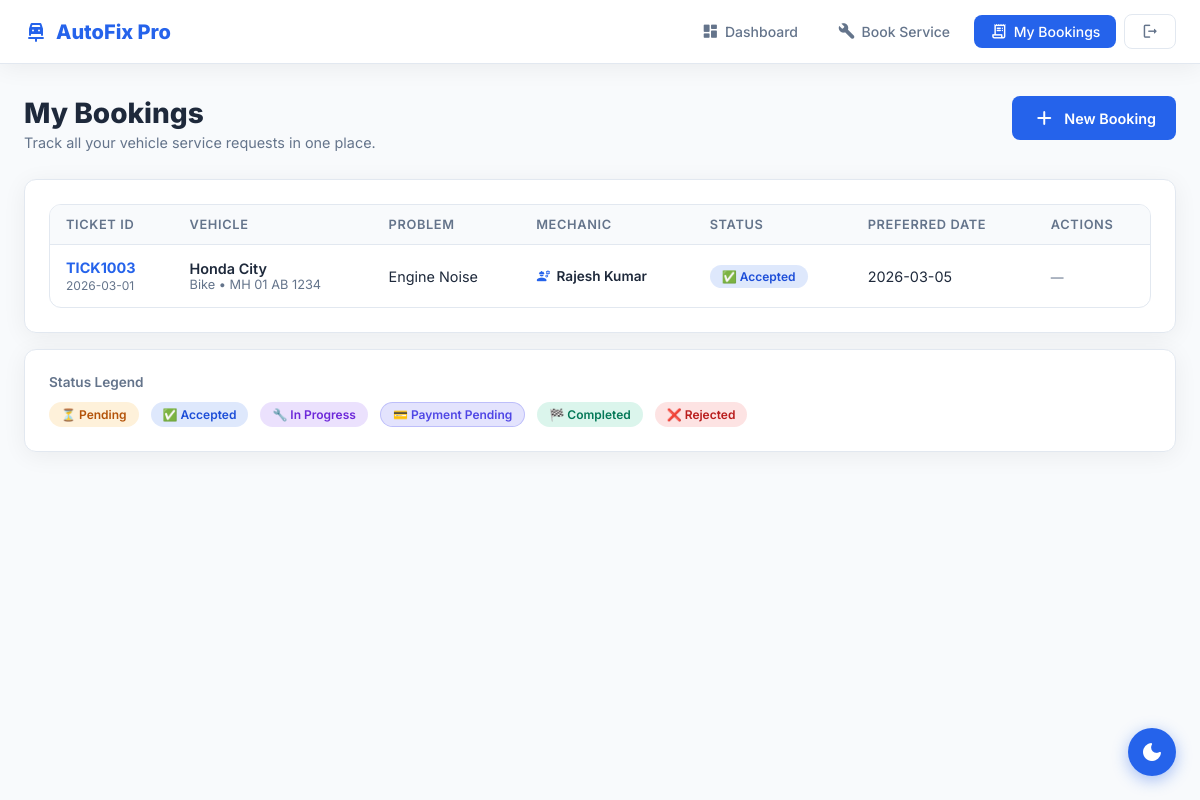
The page /bookings (signed in) on the database its author committed.
### tables this page shows
CREATE TABLE bookings (
            id             INTEGER PRIMARY KEY AUTOINCREMENT,
            ticket_id      TEXT    NOT NULL UNIQUE,
            customer_id    INTEGER NOT NULL,
            vehicle_name   TEXT    NOT NULL,
            vehicle_type   TEXT    NOT NULL,
            vehicle_number TEXT    NOT NULL,
            model          TEXT    NOT NULL,
            body_type      TEXT    NOT NULL,
            model_year     TEXT    NOT NULL,
            problem        TEXT    NOT NULL,
            status         TEXT    NOT NULL DEFAULT 'Pending',
            preferred_date TEXT    NOT NULL,
            created_at     TEXT    NOT NULL,
            updated_at     TEXT, payment_method TEXT DEFAULT '', mechanic_id INTEGER REFERENCES mechanics(id), work_status TEXT DEFAULT '',
            FOREIGN KEY (customer_id) REFERENCES customers(id)
        );

CREATE TABLE mechanics (
            id                INTEGER PRIMARY KEY AUTOINCREMENT,
            name              TEXT    NOT NULL,
            phone             TEXT    NOT NULL UNIQUE,
            experience_years  INTEGER NOT NULL DEFAULT 0,
            specialization    TEXT    NOT NULL DEFAULT 'General',
            status            TEXT    NOT NULL DEFAULT 'Active'
        );

### customer.py (the view)
@customer_bp.route("/bookings")
@login_required
def view_bookings():
    conn = get_db()
    bookings = conn.execute("""
        SELECT b.*, m.name as mechanic_name
        FROM bookings b
        LEFT JOIN mechanics m ON b.mechanic_id = m.id
        WHERE b.customer_id=?
        ORDER BY b.created_at DESC
    """, (session["customer_id"],)).fetchall()
    conn.close()
    return render_template("view_bookings.html", bookings=bookings)

### customer.py (called while the page is built)
def get_db():
    conn = sqlite3.connect(DB_PATH, timeout=10)
    conn.row_factory = sqlite3.Row
    return conn

def login_required(f):
    from functools import wraps
    @wraps(f)
    def decorated(*args, **kwargs):
        if "customer_id" not in session:
            flash("Please login to continue.", "warning")
            return redirect(url_for("customer.login"))
        return f(*args, **kwargs)
    return decorated

### templates/view_bookings.html (shortened to what this page needs)
{% extends "base.html" %}
{% block body %}
<nav class="navbar">
    <div class="navbar-brand"><span class="material-icons-round">car_repair</span> AutoFix Pro</div>
    <div class="navbar-links">
        <a href="{{ url_for('customer.dashboard') }}" class="nav-btn">
            <span class="material-icons-round">dashboard</span><span class="label">Dashboard</span>
        </a>
        <a href="{{ url_for('customer.book_service') }}" class="nav-btn">
            <span class="material-icons-round">build</span><span class="label">Book Service</span>
        </a>
        <a href="{{ url_for('customer.view_bookings') }}" class="nav-btn active">
            <span class="material-icons-round">receipt_long</span><span class="label">My Bookings</span>
        </a>
        <form action="{{ url_for('customer.logout') }}" method="GET" style="margin:0">
            <button type="submit" class="nav-logout"><span class="material-icons-round">logout</span></button>
        </form>
    </div>
</nav>
<div class="content">
    <div class="page-header fade-up"
        style="display:flex;justify-content:space-between;align-items:flex-start;flex-wrap:wrap;gap:12px">
        <div>
            <h1 class="page-title">My Bookings</h1>
            <p class="page-subtitle">Track all your vehicle service requests in one place.</p>
        </div>
        <a href="{{ url_for('customer.book_service') }}" class="btn btn-primary">
            <span class="material-icons-round">add</span> New Booking
        </a>
    </div>
    {% if bookings %}
    <div class="card fade-up">
        <div class="table-container">
            <table>
                <thead>
                    <tr>
                        <th>Ticket ID</th>
                        <th>Vehicle</th>
                        <th>Problem</th>
                        <th>Mechanic</th>
                        <th>Status</th>
                        <th>Preferred Date</th>
                        <th>Actions</th>
                    </tr>
                </thead>
                <tbody>
                    {% for b in bookings %}
                    <tr class="tr-animate">
                        <td>
                            <strong style="color:var(--primary)">{{ b.ticket_id }}</strong>
                            <div style="font-size:.75rem;color:var(--text-muted);margin-top:2px">{{ b.created_at[:10] }}
                            </div>
                        </td>
                        <td>
                            <div style="font-weight:600">{{ b.vehicle_name }}</div>
                            <div style="font-size:.8rem;color:var(--text-muted)">{{ b.vehicle_type }} • {{
                                b.vehicle_number }}</div>
                        </td>
                        <td style="max-width:200px">
                            <div style="overflow:hidden;text-overflow:ellipsis;white-space:nowrap"
                                title="{{ b.problem }}">
                                {{ b.problem }}
                            </div>
                        </td>
                        <td>
                            {% if b.mechanic_name %}
                            <div style="display:flex;align-items:center;gap:6px">
                                <span class="material-icons-round"
                                    style="font-size:.9rem;color:var(--primary)">engineering</span>
                                <span style="font-size:.85rem;font-weight:600">{{ b.mechanic_name }}</span>
                            </div>
                            {% else %}
                            <span style="font-size:.8rem;color:var(--text-muted)">—</span>
                            {% endif %}
                        </td>
                        <td>{% include "_badge.html" %}</td>
                        <td>{{ b.preferred_date }}</td>
                        <td>
                            {% if b.status == 'Payment Pending' %}
                            <a href="{{ url_for('customer.pay_now', booking_id=b.id) }}" class="btn btn-sm"
                                style="background:linear-gradient(135deg,#4F46E5,#7C3AED);color:#fff;animation:paypulse 2s infinite;box-shadow:0 3px 12px rgba(99,102,241,.4);font-size:.8rem">
                                <span class="material-icons-round" style="font-size:.95rem">payment</span> Pay Now
                            </a>
                            {% else %}
                            <span style="font-size:.8rem;color:var(--text-muted)">—</span>
                            {% endif %}
                        </td>
                    </tr>
                    {% endfor %}
                </tbody>
            </table>
        </div>
    </div>
    <div class="card fade-up" style="margin-top:16px">
        <h4 style="font-size:.85rem;font-weight:600;color:var(--text-muted);margin-bottom:12px">Status Legend</h4>
        <div style="display:flex;gap:12px;flex-wrap:wrap">
            <span class="badge badge-pending">⏳ Pending</span>
            <span class="badge badge-accepted">✅ Accepted</span>
            <span class="badge badge-progress">🔧 In Progress</span>
            <span class="badge badge-payment">💳 Payment Pending</span>
            <span class="badge badge-completed">🏁 Completed</span>
            <span class="badge badge-rejected">❌ Rejected</span>
        </div>
    </div>
    {% endif %}
</div>
{% endblock %}

### templates/_badge.html
{% set s = b.status %}
{% if s == 'Pending' %}
<span class="badge badge-pending">⏳ Pending</span>
{% elif s == 'Accepted' %}
<span class="badge badge-accepted">✅ Accepted</span>
{% elif s == 'In Progress' %}
<span class="badge badge-progress">🔧 In Progress</span>
{% elif s == 'Payment Pending' %}
<span class="badge badge-payment">💳 Payment Pending</span>
{% elif s == 'Completed' %}
<span class="badge badge-completed">🏁 Completed</span>
{% elif s == 'Rejected' %}
<span class="badge badge-rejected">❌ Rejected</span>
{% else %}
<span class="badge">{{ s }}</span>
{% endif %}

### templates/base.html (style rules this page uses)
:root { --bg: #F8FAFC; --card: #FFFFFF; --primary: #2563EB; --primary-hover: #1D4ED8; --secondary: #14B8A6; --text: #1E293B; --text-muted: #64748B; --border: #E2E8F0; --badge-pending: #F59E0B; --badge-accepted: #2563EB; --badge-progress: #7C3AED; --badge-completed: #10B981; --badge-rejected: #EF4444; --shadow: 0 4px 24px rgba(0, 0, 0, .06); --radius: 12px; --nav-bg: #FFFFFF; --input-bg: #F8FAFC; --sidebar: #0F172A; --sidebar-text: #94A3B8; }
* { box-sizing: border-box; margin: 0; padding: 0 }
body { font-family: 'Inter', sans-serif; background: var(--bg); color: var(--text); transition: background .3s, color .3s; min-height: 100vh }
a { color: var(--primary); text-decoration: none }
.navbar { background: var(--nav-bg); border-bottom: 1px solid var(--border); padding: 0 24px; height: 64px; display: flex; align-items: center; justify-content: space-between; position: sticky; top: 0; z-index: 100; box-shadow: var(--shadow) }
.navbar-brand { font-size: 1.25rem; font-weight: 800; color: var(--primary); display: flex; align-items: center; gap: 8px }
.navbar-brand span.material-icons-round { font-size: 1.5rem }
.navbar-links { display: flex; align-items: center; gap: 8px }
.nav-btn { padding: 8px 16px; border-radius: 8px; font-size: .875rem; font-weight: 500; color: var(--text-muted); transition: all .2s; display: flex; align-items: center; gap: 6px }
.nav-btn.active { background: var(--primary); color: #fff }
.nav-btn span.material-icons-round { font-size: 1.1rem }
.nav-logout { background: transparent; border: 1px solid var(--border); padding: 8px 16px; border-radius: 8px; cursor: pointer; font-size: .875rem; font-weight: 500; color: var(--text-muted); font-family: 'Inter', sans-serif; display: flex; align-items: center; gap: 6px; transition: all .2s }
.nav-logout span.material-icons-round { font-size: 1.1rem }
.content { padding: 32px 24px; max-width: 1200px; margin: 0 auto }
.card { background: var(--card); border-radius: var(--radius); padding: 24px; box-shadow: var(--shadow); border: 1px solid var(--border) }
.badge { display: inline-flex; align-items: center; gap: 4px; padding: 4px 12px; border-radius: 20px; font-size: .75rem; font-weight: 600; white-space: nowrap }
.badge-pending { background: rgba(245, 158, 11, .15); color: #B45309 }
.badge-accepted { background: rgba(37, 99, 235, .15); color: #1D4ED8 }
.badge-progress { background: rgba(124, 58, 237, .15); color: #6D28D9 }
.badge-payment { background: rgba(99, 102, 241, .18); color: #4F46E5; border: 1px solid rgba(99, 102, 241, .3) }
.badge-completed { background: rgba(16, 185, 129, .15); color: #047857 }
.badge-rejected { background: rgba(239, 68, 68, .15); color: #B91C1C }
.table-container { overflow-x: auto; border-radius: var(--radius); border: 1px solid var(--border) }
table { width: 100%; border-collapse: collapse; font-size: .9rem }
thead { background: var(--bg) }
th { padding: 12px 16px; text-align: left; font-weight: 600; color: var(--text-muted); font-size: .8rem; text-transform: uppercase; letter-spacing: .05em; border-bottom: 1px solid var(--border) }
td { padding: 14px 16px; border-bottom: 1px solid var(--border); color: var(--text); vertical-align: middle }
tr:last-child td { border-bottom: none }
.tr-animate { transition: background .15s }
.btn { display: inline-flex; align-items: center; gap: 8px; padding: 10px 20px; border-radius: 8px; font-size: .9rem; font-weight: 600; cursor: pointer; border: none; font-family: 'Inter', sans-serif; transition: all .2s; white-space: nowrap }
.btn-primary { background: var(--primary); color: #fff }
.page-header { margin-bottom: 28px }
.page-title { font-size: 1.75rem; font-weight: 800; color: var(--text) }
.page-subtitle { font-size: .9rem; color: var(--text-muted); margin-top: 4px }
.fade-up { animation: fadeUp .4s ease both }

### rows shown on the page
bookings: ticket_id "TICK1003", created_at "2026-03-01", vehicle_name "Honda City", vehicle_type "Bike", vehicle_number "MH 01 AB 1234", problem "Engine Noise", mechanic_name "Rajesh Kumar", status "✅ Accepted", preferred_date "2026-03-05"
